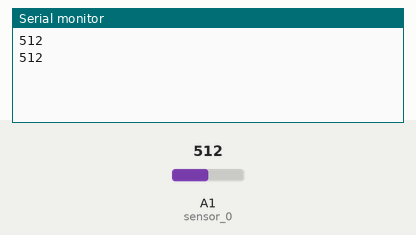
This sketch was run on a simulated Arduino Uno, built with avr-gcc and run on an emulated ATmega328P. Parts: the last lines printed to the serial monitor. Inputs (shaded band) come from the test bench; at power-on: A1 (sensor_0) = 512.

Above: at 1.8 s.
1.9 s: A1 (sensor_0) set to 716
At 2.8 s:
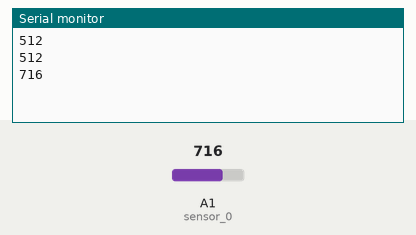
3.4 s: A1 (sensor_0) set to 900
At 4.3 s:
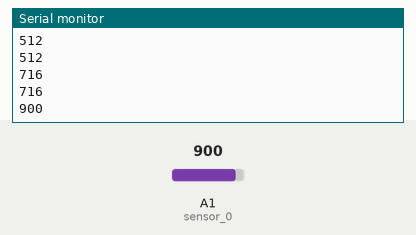
Timing chart, 0 to 6.4 s (numbered marks = the images above; inputs shaded):
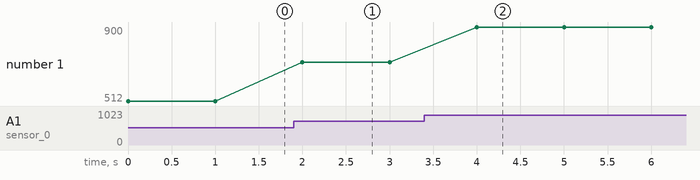

Measured:
- after the input at 1.9 s, the serial monitor: prints a new line after 0.10 s (image 1)
- after the input at 3.4 s, the serial monitor: prints a new line after 0.60 s (image 2)
- plotted number 1: 512 → 716 after the input at 1.9 s, 716 → 900 after the input at 3.4 s

The sketch:

testeSensores.ino
```cpp
///////////
//Defines//
///////////

#define LIMIAR_SENSORES 300
#define CPD 166
#define CP 55


//#define TESTE_SENSORES

#define PRINCIPAL

//#define MOSTRAR_VALORES


/////////////////

//Dados globais//

////////////////

//Sensores//
int sensor_0 = A1;

//int sensor_1 = A1;

int sensor_2 = A2;

int sensor_3 = A3;

int sensor_4 = A4;

uint8_t array_sensores = 0;

int leitura0;
int leitura1;
int leitura2;
int leitura3;
int leitura4;


//////////////////////////////////////////////////////////////////
/////////////////Bloco das funções no plano//////////////////////
/////////////////////////////////////////////////////////////////

void setup() {

  Serial.begin(9600);
//  pinMode(13, OUTPUT);

}

void loop() {

  leitura0 = analogRead(sensor_0);
  Serial.print(leitura0);
  Serial.println();
  delay(1000);
//  leitura1 = analogRead(sensor_1);
//
//  leitura2 = analogRead(sensor_2);
//
//  leitura3 = analogRead(sensor_3);
//
//  leitura4 = analogRead(sensor_4);

  }

  //teste sensores//

#ifdef TESTE_SENSORES

//  Serial.print(leitura0);
//
//  Serial.print("\t");

//  Serial.print(leitura1);
//
//  Serial.print("\t");
//
//  Serial.print(leitura2);
//
//  Serial.print("\t");
//
//  Serial.print(leitura3);
//
//  Serial.print("\t");
//
//  Serial.print(leitura4);
//
//  Serial.print("\t");

  Serial.println();
#endif
```
